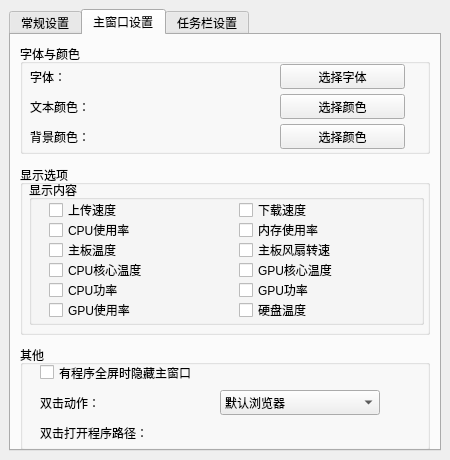
<?xml version="1.0" encoding="UTF-8"?>
<ui version="4.0">
 <class>Setting</class>
 <widget class="QMainWindow" name="Setting">
  <property name="geometry">
   <rect>
    <x>0</x>
    <y>0</y>
    <width>450</width>
    <height>460</height>
   </rect>
  </property>
  <property name="maximumSize">
   <size>
    <width>450</width>
    <height>460</height>
   </size>
  </property>
  <property name="windowTitle">
   <string>设置</string>
  </property>
  <widget class="QWidget" name="centralwidget">
   <layout class="QVBoxLayout" name="verticalLayout">
    <item>
     <widget class="QTabWidget" name="tabWidget">
      <property name="currentIndex">
       <number>1</number>
      </property>
      <widget class="QWidget" name="tabGeneral">
       <attribute name="title">
        <string>常规设置</string>
       </attribute>
       <widget class="QCheckBox" name="checkBoxAutoStart">
        <property name="geometry">
         <rect>
          <x>10</x>
          <y>10</y>
          <width>150</width>
          <height>25</height>
         </rect>
        </property>
        <property name="text">
         <string>开机自启动</string>
        </property>
       </widget>
       <widget class="QComboBox" name="comboBoxLanguage">
        <property name="geometry">
         <rect>
          <x>200</x>
          <y>40</y>
          <width>150</width>
          <height>25</height>
         </rect>
        </property>
        <item>
         <property name="text">
          <string>简体中文</string>
         </property>
        </item>
        <item>
         <property name="text">
          <string>繁体中文</string>
         </property>
        </item>
        <item>
         <property name="text">
          <string>英文</string>
         </property>
        </item>
       </widget>
       <widget class="QLabel" name="labelLanguage">
        <property name="geometry">
         <rect>
          <x>10</x>
          <y>40</y>
          <width>150</width>
          <height>25</height>
         </rect>
        </property>
        <property name="text">
         <string>语言：</string>
        </property>
       </widget>
       <widget class="QComboBox" name="comboBoxStockShow">
        <property name="geometry">
         <rect>
          <x>200</x>
          <y>70</y>
          <width>150</width>
          <height>25</height>
         </rect>
        </property>
        <item>
         <property name="text">
          <string>红涨绿跌</string>
         </property>
        </item>
        <item>
         <property name="text">
          <string>红跌绿涨</string>
         </property>
        </item>
       </widget>
       <widget class="QLabel" name="labelStockShow">
        <property name="geometry">
         <rect>
          <x>10</x>
          <y>70</y>
          <width>150</width>
          <height>25</height>
         </rect>
        </property>
        <property name="text">
         <string>自选股颜色：</string>
        </property>
       </widget>
       <widget class="QLabel" name="labelFont">
        <property name="geometry">
         <rect>
          <x>10</x>
          <y>100</y>
          <width>150</width>
          <height>25</height>
         </rect>
        </property>
        <property name="text">
         <string>窗口字体：</string>
        </property>
       </widget>
       <widget class="QPushButton" name="pushButtonSetFont">
        <property name="geometry">
         <rect>
          <x>200</x>
          <y>100</y>
          <width>150</width>
          <height>25</height>
         </rect>
        </property>
        <property name="text">
         <string>选择字体</string>
        </property>
       </widget>
       <widget class="QLabel" name="labelHotkey">
        <property name="geometry">
         <rect>
          <x>10</x>
          <y>160</y>
          <width>150</width>
          <height>25</height>
         </rect>
        </property>
        <property name="text">
         <string>快捷键设置：</string>
        </property>
       </widget>
       <widget class="QPushButton" name="pushButtonSetHotkey">
        <property name="geometry">
         <rect>
          <x>200</x>
          <y>160</y>
          <width>150</width>
          <height>25</height>
         </rect>
        </property>
        <property name="text">
         <string>设置快捷键</string>
        </property>
       </widget>
       <widget class="QPushButton" name="pushButtonSetScreenProtect">
        <property name="geometry">
         <rect>
          <x>290</x>
          <y>10</y>
          <width>120</width>
          <height>25</height>
         </rect>
        </property>
        <property name="text">
         <string>设置屏幕保护</string>
        </property>
       </widget>
       <widget class="QLabel" name="label">
        <property name="geometry">
         <rect>
          <x>20</x>
          <y>340</y>
          <width>385</width>
          <height>60</height>
         </rect>
        </property>
        <property name="text">
         <string>注意：部分已经加载的界面在修改语言、字体和数据轮播时间的时候需要重启应用程序才能生效</string>
        </property>
        <property name="wordWrap">
         <bool>true</bool>
        </property>
       </widget>
       <widget class="QLabel" name="labelFontResult">
        <property name="geometry">
         <rect>
          <x>10</x>
          <y>130</y>
          <width>250</width>
          <height>25</height>
         </rect>
        </property>
        <property name="text">
         <string/>
        </property>
       </widget>
       <widget class="QCheckBox" name="checkBoxFontWeight">
        <property name="geometry">
         <rect>
          <x>280</x>
          <y>130</y>
          <width>71</width>
          <height>25</height>
         </rect>
        </property>
        <property name="text">
         <string>加粗</string>
        </property>
       </widget>
       <widget class="QCheckBox" name="checkBoxQuickLook">
        <property name="geometry">
         <rect>
          <x>165</x>
          <y>10</y>
          <width>120</width>
          <height>25</height>
         </rect>
        </property>
        <property name="text">
         <string>启用QuickLook</string>
        </property>
       </widget>
       <widget class="QGroupBox" name="groupBox">
        <property name="geometry">
         <rect>
          <x>10</x>
          <y>230</y>
          <width>400</width>
          <height>110</height>
         </rect>
        </property>
        <property name="title">
         <string>屏幕亮度与对比度</string>
        </property>
        <widget class="QLabel" name="labelMonitor">
         <property name="geometry">
          <rect>
           <x>30</x>
           <y>15</y>
           <width>150</width>
           <height>25</height>
          </rect>
         </property>
         <property name="text">
          <string>选择要调节的屏幕：</string>
         </property>
        </widget>
        <widget class="QComboBox" name="comboBoxMonitor">
         <property name="geometry">
          <rect>
           <x>210</x>
           <y>15</y>
           <width>150</width>
           <height>25</height>
          </rect>
         </property>
        </widget>
        <widget class="QLabel" name="labelMonitorBrightness">
         <property name="geometry">
          <rect>
           <x>30</x>
           <y>45</y>
           <width>150</width>
           <height>25</height>
          </rect>
         </property>
         <property name="text">
          <string>设置屏幕亮度：</string>
         </property>
        </widget>
        <widget class="QSlider" name="horizontalSliderMonitorBrightness">
         <property name="geometry">
          <rect>
           <x>190</x>
           <y>45</y>
           <width>150</width>
           <height>25</height>
          </rect>
         </property>
         <property name="orientation">
          <enum>Qt::Horizontal</enum>
         </property>
        </widget>
        <widget class="QLabel" name="labelMonitorContrast">
         <property name="geometry">
          <rect>
           <x>30</x>
           <y>75</y>
           <width>150</width>
           <height>25</height>
          </rect>
         </property>
         <property name="text">
          <string>设置屏幕对比度：</string>
         </property>
        </widget>
        <widget class="QSlider" name="horizontalSliderMonitorContrast">
         <property name="geometry">
          <rect>
           <x>190</x>
           <y>75</y>
           <width>150</width>
           <height>25</height>
          </rect>
         </property>
         <property name="orientation">
          <enum>Qt::Horizontal</enum>
         </property>
        </widget>
        <widget class="QLabel" name="labelMonitorBrightnessValue">
         <property name="geometry">
          <rect>
           <x>350</x>
           <y>45</y>
           <width>50</width>
           <height>25</height>
          </rect>
         </property>
         <property name="text">
          <string/>
         </property>
        </widget>
        <widget class="QLabel" name="labelMonitorContrastValue">
         <property name="geometry">
          <rect>
           <x>350</x>
           <y>75</y>
           <width>50</width>
           <height>25</height>
          </rect>
         </property>
         <property name="text">
          <string/>
         </property>
        </widget>
       </widget>
       <widget class="QLabel" name="label_4">
        <property name="geometry">
         <rect>
          <x>10</x>
          <y>190</y>
          <width>171</width>
          <height>25</height>
         </rect>
        </property>
        <property name="text">
         <string>数据轮播时间：</string>
        </property>
       </widget>
       <widget class="QComboBox" name="comboBoxUpdateTime">
        <property name="geometry">
         <rect>
          <x>200</x>
          <y>190</y>
          <width>150</width>
          <height>22</height>
         </rect>
        </property>
        <item>
         <property name="text">
          <string>1000ms</string>
         </property>
        </item>
        <item>
         <property name="text">
          <string>2000ms</string>
         </property>
        </item>
        <item>
         <property name="text">
          <string>3000ms</string>
         </property>
        </item>
        <item>
         <property name="text">
          <string>4000ms</string>
         </property>
        </item>
        <item>
         <property name="text">
          <string>5000ms</string>
         </property>
        </item>
        <item>
         <property name="text">
          <string>7000ms</string>
         </property>
        </item>
        <item>
         <property name="text">
          <string>10000ms</string>
         </property>
        </item>
       </widget>
      </widget>
      <widget class="QWidget" name="tabMainWindow">
       <attribute name="title">
        <string>主窗口设置</string>
       </attribute>
       <widget class="QGroupBox" name="groupBoxMainFontAndColor">
        <property name="geometry">
         <rect>
          <x>9</x>
          <y>9</y>
          <width>410</width>
          <height>110</height>
         </rect>
        </property>
        <property name="title">
         <string>字体与颜色</string>
        </property>
        <widget class="QLabel" name="label_5">
         <property name="geometry">
          <rect>
           <x>10</x>
           <y>20</y>
           <width>101</width>
           <height>25</height>
          </rect>
         </property>
         <property name="text">
          <string>字体：</string>
         </property>
        </widget>
        <widget class="QLabel" name="label_6">
         <property name="geometry">
          <rect>
           <x>10</x>
           <y>50</y>
           <width>100</width>
           <height>25</height>
          </rect>
         </property>
         <property name="text">
          <string>文本颜色：</string>
         </property>
        </widget>
        <widget class="QPushButton" name="pushButtonMainChooseFont">
         <property name="geometry">
          <rect>
           <x>260</x>
           <y>20</y>
           <width>125</width>
           <height>25</height>
          </rect>
         </property>
         <property name="text">
          <string>选择字体</string>
         </property>
        </widget>
        <widget class="QPushButton" name="pushButtonMainChooseColor">
         <property name="geometry">
          <rect>
           <x>260</x>
           <y>50</y>
           <width>125</width>
           <height>25</height>
          </rect>
         </property>
         <property name="text">
          <string>选择颜色</string>
         </property>
        </widget>
        <widget class="QLabel" name="labelMainFont">
         <property name="geometry">
          <rect>
           <x>120</x>
           <y>20</y>
           <width>125</width>
           <height>25</height>
          </rect>
         </property>
         <property name="text">
          <string/>
         </property>
        </widget>
        <widget class="QLabel" name="labelMainColor">
         <property name="geometry">
          <rect>
           <x>164</x>
           <y>50</y>
           <width>81</width>
           <height>25</height>
          </rect>
         </property>
         <property name="text">
          <string/>
         </property>
        </widget>
        <widget class="QLabel" name="label_9">
         <property name="geometry">
          <rect>
           <x>10</x>
           <y>80</y>
           <width>100</width>
           <height>25</height>
          </rect>
         </property>
         <property name="text">
          <string>背景颜色：</string>
         </property>
        </widget>
        <widget class="QPushButton" name="pushButtonMainChooseColorBK">
         <property name="geometry">
          <rect>
           <x>260</x>
           <y>80</y>
           <width>125</width>
           <height>25</height>
          </rect>
         </property>
         <property name="text">
          <string>选择颜色</string>
         </property>
        </widget>
        <widget class="QLabel" name="labelMainColorBK">
         <property name="geometry">
          <rect>
           <x>164</x>
           <y>80</y>
           <width>81</width>
           <height>25</height>
          </rect>
         </property>
         <property name="text">
          <string/>
         </property>
        </widget>
       </widget>
       <widget class="QGroupBox" name="groupBoxMainShowContent">
        <property name="geometry">
         <rect>
          <x>9</x>
          <y>130</y>
          <width>410</width>
          <height>170</height>
         </rect>
        </property>
        <property name="title">
         <string>显示选项</string>
        </property>
        <widget class="QGroupBox" name="groupBoxTaskShowContent_2">
         <property name="geometry">
          <rect>
           <x>9</x>
           <y>15</y>
           <width>395</width>
           <height>145</height>
          </rect>
         </property>
         <property name="title">
          <string>显示内容</string>
         </property>
         <widget class="QCheckBox" name="checkBoxMainCPUUtil">
          <property name="geometry">
           <rect>
            <x>20</x>
            <y>40</y>
            <width>180</width>
            <height>20</height>
           </rect>
          </property>
          <property name="text">
           <string>CPU使用率</string>
          </property>
         </widget>
         <widget class="QCheckBox" name="checkBoxMainMemoryUtil">
          <property name="geometry">
           <rect>
            <x>210</x>
            <y>40</y>
            <width>180</width>
            <height>20</height>
           </rect>
          </property>
          <property name="text">
           <string>内存使用率</string>
          </property>
         </widget>
         <widget class="QCheckBox" name="checkBoxMainUploadSpeed">
          <property name="geometry">
           <rect>
            <x>20</x>
            <y>20</y>
            <width>180</width>
            <height>20</height>
           </rect>
          </property>
          <property name="text">
           <string>上传速度</string>
          </property>
         </widget>
         <widget class="QCheckBox" name="checkBoxMainDownloadSpeed">
          <property name="geometry">
           <rect>
            <x>210</x>
            <y>20</y>
            <width>180</width>
            <height>20</height>
           </rect>
          </property>
          <property name="text">
           <string>下载速度</string>
          </property>
         </widget>
         <widget class="QCheckBox" name="checkBoxMainCPUTemp">
          <property name="geometry">
           <rect>
            <x>20</x>
            <y>80</y>
            <width>180</width>
            <height>20</height>
           </rect>
          </property>
          <property name="text">
           <string>CPU核心温度</string>
          </property>
         </widget>
         <widget class="QCheckBox" name="checkBoxMainCPUPower">
          <property name="geometry">
           <rect>
            <x>20</x>
            <y>100</y>
            <width>180</width>
            <height>20</height>
           </rect>
          </property>
          <property name="text">
           <string>CPU功率</string>
          </property>
         </widget>
         <widget class="QCheckBox" name="checkBoxMainGPUTemp">
          <property name="geometry">
           <rect>
            <x>210</x>
            <y>80</y>
            <width>180</width>
            <height>20</height>
           </rect>
          </property>
          <property name="text">
           <string>GPU核心温度</string>
          </property>
         </widget>
         <widget class="QCheckBox" name="checkBoxMainGPUPower">
          <property name="geometry">
           <rect>
            <x>210</x>
            <y>100</y>
            <width>180</width>
            <height>20</height>
           </rect>
          </property>
          <property name="text">
           <string>GPU功率</string>
          </property>
         </widget>
         <widget class="QCheckBox" name="checkBoxMainGPUUtil">
          <property name="geometry">
           <rect>
            <x>20</x>
            <y>120</y>
            <width>180</width>
            <height>20</height>
           </rect>
          </property>
          <property name="text">
           <string>GPU使用率</string>
          </property>
         </widget>
         <widget class="QCheckBox" name="checkBoxMainMBTemp">
          <property name="geometry">
           <rect>
            <x>20</x>
            <y>60</y>
            <width>180</width>
            <height>20</height>
           </rect>
          </property>
          <property name="text">
           <string>主板温度</string>
          </property>
         </widget>
         <widget class="QCheckBox" name="checkBoxMainMBFan">
          <property name="geometry">
           <rect>
            <x>210</x>
            <y>60</y>
            <width>180</width>
            <height>20</height>
           </rect>
          </property>
          <property name="text">
           <string>主板风扇转速</string>
          </property>
         </widget>
         <widget class="QCheckBox" name="checkBoxMainHardDiskTemp">
          <property name="geometry">
           <rect>
            <x>210</x>
            <y>120</y>
            <width>180</width>
            <height>20</height>
           </rect>
          </property>
          <property name="text">
           <string>硬盘温度</string>
          </property>
         </widget>
        </widget>
       </widget>
       <widget class="QGroupBox" name="groupBoxMainOther">
        <property name="geometry">
         <rect>
          <x>9</x>
          <y>310</y>
          <width>410</width>
          <height>105</height>
         </rect>
        </property>
        <property name="title">
         <string>其他</string>
        </property>
        <widget class="QLabel" name="label_7">
         <property name="geometry">
          <rect>
           <x>20</x>
           <y>45</y>
           <width>150</width>
           <height>25</height>
          </rect>
         </property>
         <property name="text">
          <string>双击动作：</string>
         </property>
        </widget>
        <widget class="QCheckBox" name="checkBoxHideMainWindow">
         <property name="geometry">
          <rect>
           <x>20</x>
           <y>15</y>
           <width>330</width>
           <height>25</height>
          </rect>
         </property>
         <property name="text">
          <string>有程序全屏时隐藏主窗口</string>
         </property>
        </widget>
        <widget class="QComboBox" name="comboBoxMainDoubleClickAction">
         <property name="geometry">
          <rect>
           <x>200</x>
           <y>45</y>
           <width>160</width>
           <height>25</height>
          </rect>
         </property>
         <item>
          <property name="text">
           <string>默认浏览器</string>
          </property>
         </item>
         <item>
          <property name="text">
           <string>截图工具</string>
          </property>
         </item>
         <item>
          <property name="text">
           <string>便利贴</string>
          </property>
         </item>
         <item>
          <property name="text">
           <string>颜色拾取</string>
          </property>
         </item>
         <item>
          <property name="text">
           <string>任务管理器</string>
          </property>
         </item>
         <item>
          <property name="text">
           <string>实用工具</string>
          </property>
         </item>
         <item>
          <property name="text">
           <string>定时提醒</string>
          </property>
         </item>
         <item>
          <property name="text">
           <string>热键管理</string>
          </property>
         </item>
         <item>
          <property name="text">
           <string>自选股</string>
          </property>
         </item>
         <item>
          <property name="text">
           <string>查看硬件信息</string>
          </property>
         </item>
         <item>
          <property name="text">
           <string>切换划词翻译状态</string>
          </property>
         </item>
         <item>
          <property name="text">
           <string>显示搜索框</string>
          </property>
         </item>
         <item>
          <property name="text">
           <string>自定义打开程序</string>
          </property>
         </item>
        </widget>
        <widget class="QLabel" name="label_2">
         <property name="geometry">
          <rect>
           <x>20</x>
           <y>75</y>
           <width>150</width>
           <height>25</height>
          </rect>
         </property>
         <property name="text">
          <string>双击打开程序路径：</string>
         </property>
        </widget>
        <widget class="QLabel" name="labelMainDoubleClickPath">
         <property name="geometry">
          <rect>
           <x>180</x>
           <y>75</y>
           <width>220</width>
           <height>25</height>
          </rect>
         </property>
         <property name="text">
          <string/>
         </property>
        </widget>
       </widget>
      </widget>
      <widget class="QWidget" name="tabTaskBar">
       <attribute name="title">
        <string>任务栏设置</string>
       </attribute>
       <widget class="QGroupBox" name="groupBoxTaskOther">
        <property name="geometry">
         <rect>
          <x>10</x>
          <y>280</y>
          <width>410</width>
          <height>81</height>
         </rect>
        </property>
        <property name="title">
         <string>其他</string>
        </property>
        <widget class="QLabel" name="label_12">
         <property name="geometry">
          <rect>
           <x>20</x>
           <y>15</y>
           <width>150</width>
           <height>25</height>
          </rect>
         </property>
         <property name="text">
          <string>双击动作：</string>
         </property>
        </widget>
        <widget class="QComboBox" name="comboBoxTaskDoubleClickAction">
         <property name="geometry">
          <rect>
           <x>200</x>
           <y>15</y>
           <width>160</width>
           <height>25</height>
          </rect>
         </property>
         <item>
          <property name="text">
           <string>默认浏览器</string>
          </property>
         </item>
         <item>
          <property name="text">
           <string>截图工具</string>
          </property>
         </item>
         <item>
          <property name="text">
           <string>便利贴</string>
          </property>
         </item>
         <item>
          <property name="text">
           <string>颜色拾取</string>
          </property>
         </item>
         <item>
          <property name="text">
           <string>任务管理器</string>
          </property>
         </item>
         <item>
          <property name="text">
           <string>实用工具</string>
          </property>
         </item>
         <item>
          <property name="text">
           <string>定时提醒</string>
          </property>
         </item>
         <item>
          <property name="text">
           <string>热键管理</string>
          </property>
         </item>
         <item>
          <property name="text">
           <string>自选股</string>
          </property>
         </item>
         <item>
          <property name="text">
           <string>查看硬件信息</string>
          </property>
         </item>
         <item>
          <property name="text">
           <string>切换划词翻译状态</string>
          </property>
         </item>
         <item>
          <property name="text">
           <string>显示搜索框</string>
          </property>
         </item>
         <item>
          <property name="text">
           <string>自定义打开程序</string>
          </property>
         </item>
        </widget>
        <widget class="QLabel" name="label_3">
         <property name="geometry">
          <rect>
           <x>20</x>
           <y>45</y>
           <width>150</width>
           <height>25</height>
          </rect>
         </property>
         <property name="text">
          <string>双击打开程序路径：</string>
         </property>
        </widget>
        <widget class="QLabel" name="labelTaskDoubleClickPath">
         <property name="geometry">
          <rect>
           <x>180</x>
           <y>45</y>
           <width>220</width>
           <height>25</height>
          </rect>
         </property>
         <property name="maximumSize">
          <size>
           <width>16777215</width>
           <height>16777215</height>
          </size>
         </property>
         <property name="text">
          <string/>
         </property>
        </widget>
       </widget>
       <widget class="QGroupBox" name="groupBoxTaskFontAndColor">
        <property name="geometry">
         <rect>
          <x>9</x>
          <y>9</y>
          <width>410</width>
          <height>81</height>
         </rect>
        </property>
        <property name="title">
         <string>字体与颜色</string>
        </property>
        <widget class="QLabel" name="label_13">
         <property name="geometry">
          <rect>
           <x>10</x>
           <y>20</y>
           <width>100</width>
           <height>25</height>
          </rect>
         </property>
         <property name="text">
          <string>字体：</string>
         </property>
        </widget>
        <widget class="QLabel" name="label_14">
         <property name="geometry">
          <rect>
           <x>10</x>
           <y>50</y>
           <width>100</width>
           <height>25</height>
          </rect>
         </property>
         <property name="text">
          <string>文本颜色：</string>
         </property>
        </widget>
        <widget class="QPushButton" name="pushButtonTaskChooseFont">
         <property name="geometry">
          <rect>
           <x>260</x>
           <y>20</y>
           <width>125</width>
           <height>25</height>
          </rect>
         </property>
         <property name="text">
          <string>选择字体</string>
         </property>
        </widget>
        <widget class="QPushButton" name="pushButtonTaskChooseColor">
         <property name="geometry">
          <rect>
           <x>260</x>
           <y>50</y>
           <width>125</width>
           <height>25</height>
          </rect>
         </property>
         <property name="text">
          <string>选择颜色</string>
         </property>
        </widget>
        <widget class="QLabel" name="labelTaskFont">
         <property name="geometry">
          <rect>
           <x>120</x>
           <y>20</y>
           <width>125</width>
           <height>25</height>
          </rect>
         </property>
         <property name="text">
          <string/>
         </property>
        </widget>
        <widget class="QLabel" name="labelTaskColor">
         <property name="geometry">
          <rect>
           <x>164</x>
           <y>50</y>
           <width>81</width>
           <height>25</height>
          </rect>
         </property>
         <property name="text">
          <string/>
         </property>
        </widget>
       </widget>
       <widget class="QGroupBox" name="groupBoxTaskShowInfo">
        <property name="geometry">
         <rect>
          <x>9</x>
          <y>100</y>
          <width>410</width>
          <height>170</height>
         </rect>
        </property>
        <property name="title">
         <string>显示选项</string>
        </property>
        <widget class="QGroupBox" name="groupBoxTaskShowContent">
         <property name="geometry">
          <rect>
           <x>9</x>
           <y>15</y>
           <width>395</width>
           <height>145</height>
          </rect>
         </property>
         <property name="title">
          <string>显示内容</string>
         </property>
         <widget class="QCheckBox" name="checkBoxTaskCPUUtil">
          <property name="geometry">
           <rect>
            <x>20</x>
            <y>40</y>
            <width>180</width>
            <height>20</height>
           </rect>
          </property>
          <property name="text">
           <string>CPU使用率</string>
          </property>
         </widget>
         <widget class="QCheckBox" name="checkBoxTaskMemoryUtil">
          <property name="geometry">
           <rect>
            <x>210</x>
            <y>40</y>
            <width>180</width>
            <height>20</height>
           </rect>
          </property>
          <property name="text">
           <string>内存使用率</string>
          </property>
         </widget>
         <widget class="QCheckBox" name="checkBoxTaskUploadSpeed">
          <property name="geometry">
           <rect>
            <x>20</x>
            <y>20</y>
            <width>180</width>
            <height>20</height>
           </rect>
          </property>
          <property name="text">
           <string>上传速度</string>
          </property>
         </widget>
         <widget class="QCheckBox" name="checkBoxTaskDownloadSpeed">
          <property name="geometry">
           <rect>
            <x>210</x>
            <y>20</y>
            <width>180</width>
            <height>20</height>
           </rect>
          </property>
          <property name="text">
           <string>下载速度</string>
          </property>
         </widget>
         <widget class="QCheckBox" name="checkBoxTaskCPUTemp">
          <property name="geometry">
           <rect>
            <x>20</x>
            <y>80</y>
            <width>180</width>
            <height>20</height>
           </rect>
          </property>
          <property name="text">
           <string>CPU核心温度</string>
          </property>
         </widget>
         <widget class="QCheckBox" name="checkBoxTaskCPUPower">
          <property name="geometry">
           <rect>
            <x>20</x>
            <y>100</y>
            <width>180</width>
            <height>20</height>
           </rect>
          </property>
          <property name="text">
           <string>CPU功率</string>
          </property>
         </widget>
         <widget class="QCheckBox" name="checkBoxTaskGPUTemp">
          <property name="geometry">
           <rect>
            <x>210</x>
            <y>80</y>
            <width>180</width>
            <height>20</height>
           </rect>
          </property>
          <property name="text">
           <string>GPU核心温度</string>
          </property>
         </widget>
         <widget class="QCheckBox" name="checkBoxTaskGPUPower">
          <property name="geometry">
           <rect>
            <x>210</x>
            <y>100</y>
            <width>180</width>
            <height>20</height>
           </rect>
          </property>
          <property name="text">
           <string>GPU功率</string>
          </property>
         </widget>
         <widget class="QCheckBox" name="checkBoxTaskGPUUtil">
          <property name="geometry">
           <rect>
            <x>20</x>
            <y>120</y>
            <width>180</width>
            <height>20</height>
           </rect>
          </property>
          <property name="text">
           <string>GPU使用率</string>
          </property>
         </widget>
         <widget class="QCheckBox" name="checkBoxTaskMBTemp">
          <property name="geometry">
           <rect>
            <x>20</x>
            <y>60</y>
            <width>180</width>
            <height>20</height>
           </rect>
          </property>
          <property name="text">
           <string>主板温度</string>
          </property>
         </widget>
         <widget class="QCheckBox" name="checkBoxTaskMBFan">
          <property name="geometry">
           <rect>
            <x>210</x>
            <y>60</y>
            <width>180</width>
            <height>20</height>
           </rect>
          </property>
          <property name="text">
           <string>主板风扇转速</string>
          </property>
         </widget>
         <widget class="QCheckBox" name="checkBoxTaskHardDiskTemp">
          <property name="geometry">
           <rect>
            <x>210</x>
            <y>120</y>
            <width>180</width>
            <height>20</height>
           </rect>
          </property>
          <property name="text">
           <string>硬盘温度</string>
          </property>
         </widget>
        </widget>
       </widget>
      </widget>
     </widget>
    </item>
   </layout>
  </widget>
 </widget>
 <resources/>
 <connections/>
</ui>
